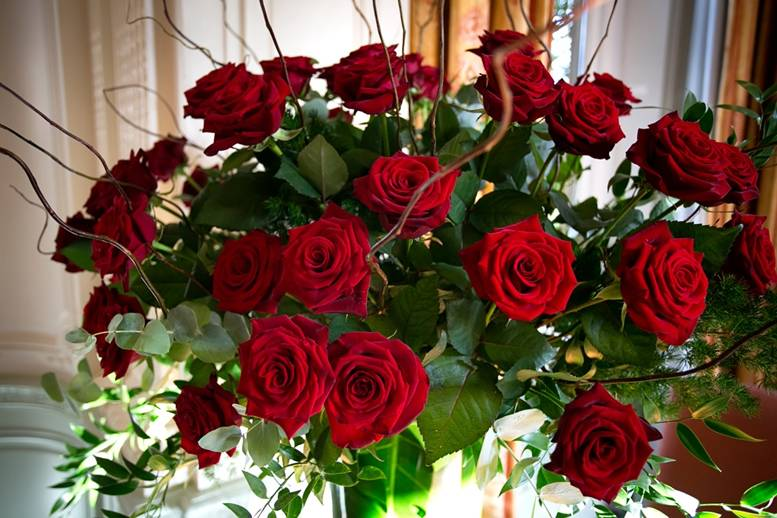
%> input picture Color Pop/a4.jpg, 777 x 518 px
$ octave color_pop_new_2.m   (GNU Octave 9; MATLAB toolbox functions it lacks are replaced by stand-ins)
%> lines starting %> are read from the running program, lines starting %| are printed output that depends on the picture; in (x1, y1, x2, y2) boxes, pixels count from 0 and x2, y2 are one past the last pixel; in counts of white or black regions, pixels touching at a corner belong together; the program's own positions count from 1
clc;
close all;
clear;
figure
%#for red
cdata = imread('a4.jpg');
%> cdata is the input picture: size 518x777x3 uint8; mean R, G, B 110.8, 84.1, 65.9
subplot(2,4,1),imshow(cdata),title('Original Image');
hsvImage = rgb2hsv(cdata);         %# Convert the image to HSV space
%> hsvImage: size 518x777x3 double; mean H, S, V 0.353, 0.608, 0.464
hPlane = 360.*hsvImage(:,:,1);     %# Get the hue plane scaled from 0 to 360
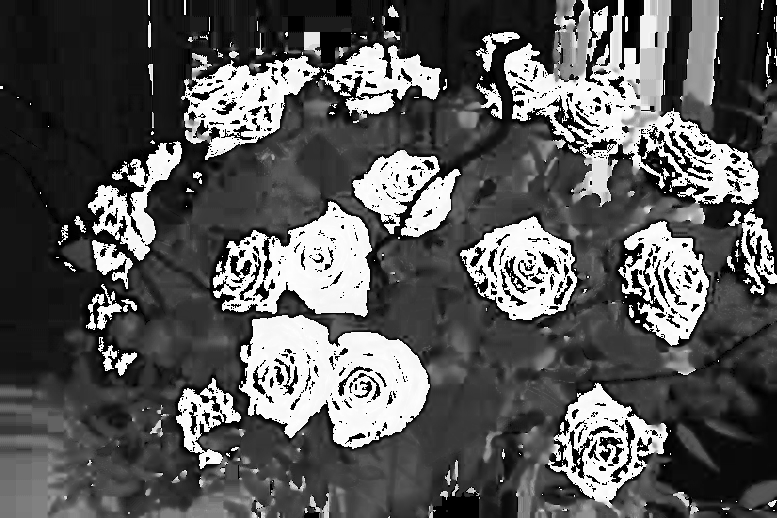
%> hPlane: size 518x777 double; min 0, max 359.7, mean 127; drawn with min black and max white
sPlane = hsvImage(:,:,2);          %# Get the saturation plane
nonRedIndex = (hPlane > 15) & ...  %# Select "non-red" pixels
              (hPlane < 330);
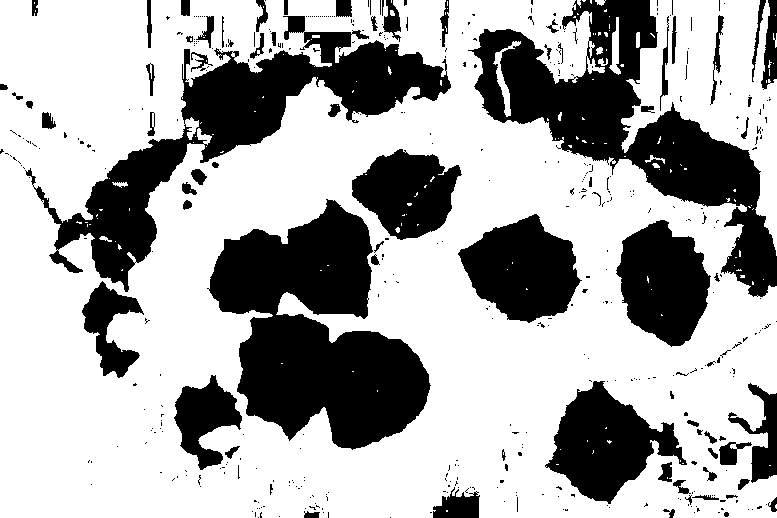
%> nonRedIndex: size 518x777 logical; 67% white; 453 black regions (374 under 20 px), largest, box (x1, y1, x2, y2) and area: (207, 199, 431, 450) 31346, (468, 0, 777, 297) 26775, (25, 16, 451, 292) 25245
subplot(2,4,2),imhist(hsvImage(:,:,2));
sPlane(nonRedIndex) = 0;           %# Set the selected pixel saturations to 0
hsvImage(:,:,2) = sPlane;          %# Update the saturation plane
%> hsvImage: size 518x777x3 double; mean H, S, V 0.353, 0.279, 0.464
rgbImage = hsv2rgb(hsvImage);      %# Convert the image back to RGB space
subplot(2,4,3),imshow(rgbImage),title('Red color popped');
subplot(2,4,4),imhist(hsvImage(:,:,2));
%> after `imhist(hsvImage(:,:,2))`:
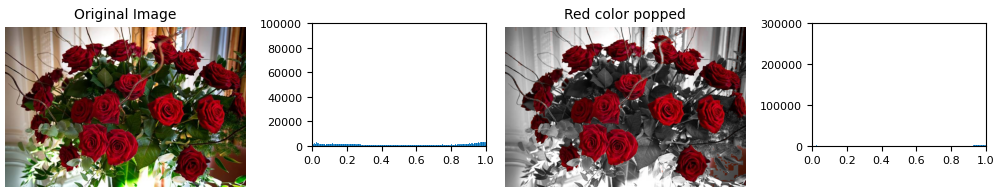
%> figure redrawn from the program's plot data, 4 panels
imhist(hsvImage(:,:,2));

%#for green
cdata = imread('a4.jpg');
subplot(2,4,5),imshow(cdata),title('Original Image');
hsvImage = rgb2hsv(cdata);         %# Convert the image to HSV space
hPlane = 360.*hsvImage(:,:,1);     %# Get the hue plane scaled from 0 to 360
sPlane = hsvImage(:,:,2);           %# Get the saturation plane
subplot(2,4,6),imhist(hsvImage(:,:,2));
nonGreenIndex = (hPlane > 145) | ...  %# Select "non-green" pixels
              (hPlane < 60);
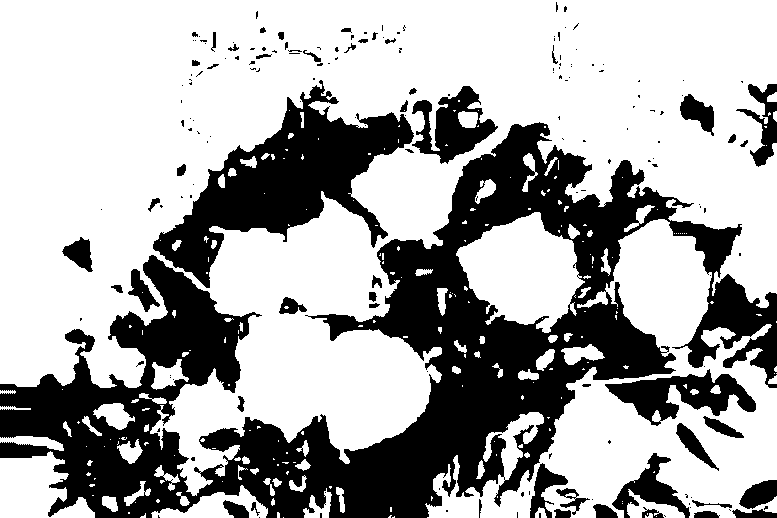
%> nonGreenIndex: size 518x777 logical; 66.4% white; 181 black regions (130 under 20 px), largest, box (x1, y1, x2, y2) and area: (0, 122, 777, 518) 97923, (153, 80, 414, 288) 18884, (605, 369, 756, 426) 3874
sPlane(nonGreenIndex) = 0;         %# Set the selected pixel saturations to 0
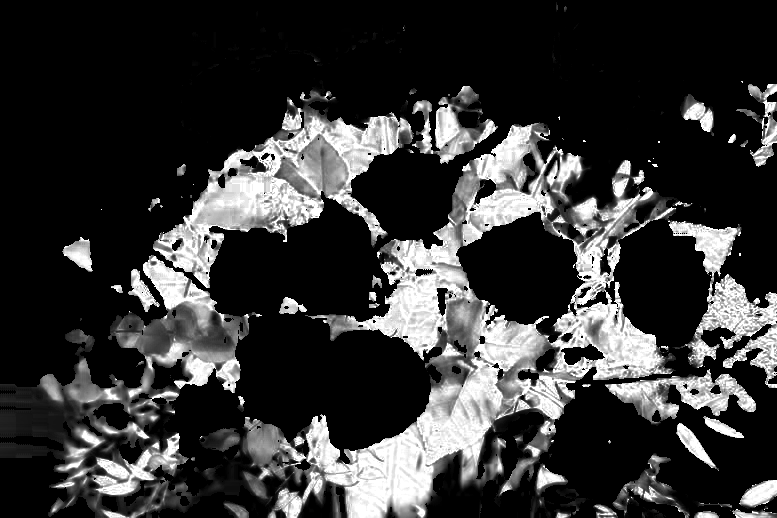
%> sPlane: size 518x777 double; min 0, max 1, mean 0.212
hsvImage(:,:,2) = sPlane;          %# Update the saturation plane
%> hsvImage: size 518x777x3 double; mean H, S, V 0.353, 0.212, 0.464
rgbImage = hsv2rgb(hsvImage);      %# Convert the image back to RGB space
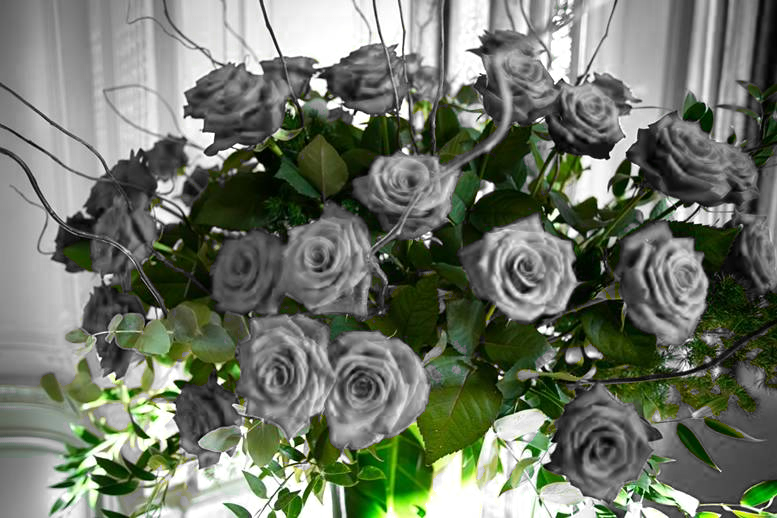
%> rgbImage: size 518x777x3 double; mean R, G, B 0.438, 0.464, 0.41
subplot(2,4,7),imshow(rgbImage),title('Green color popped');
subplot(2,4,8),imhist(hsvImage(:,:,2));
%> after `imhist(hsvImage(:,:,2))`:
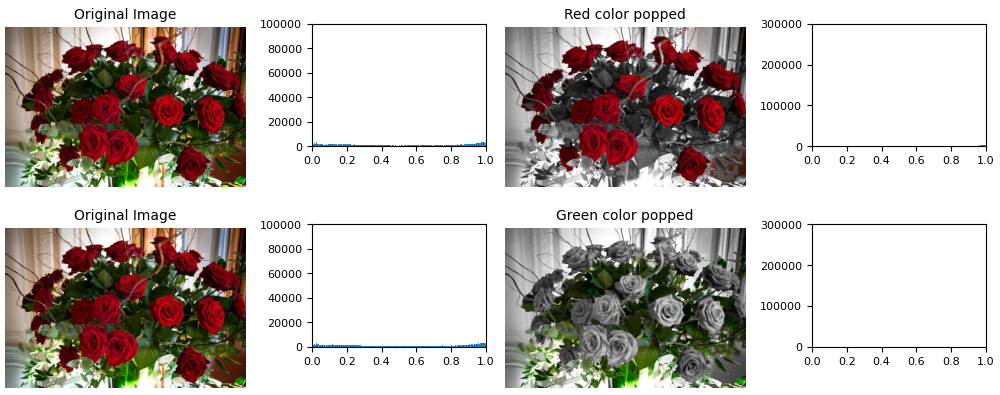
%> figure redrawn from the program's plot data, 8 panels
